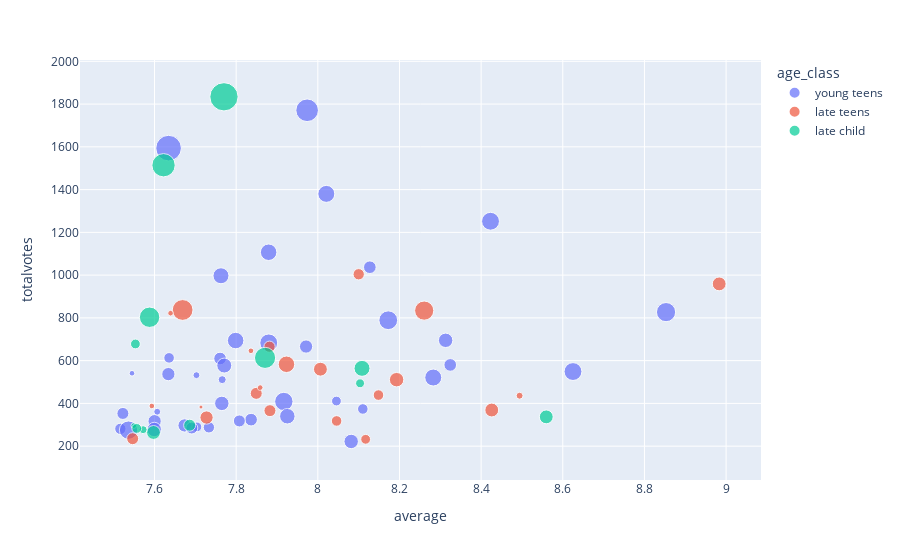

Write notebook code for a chart like this one.
### Markdown cell above
# Análise 2

### Code cell
#criando as classes de idade
for index, row in cluster_df.iterrows():
    if row['minage'] <= 6:
        cluster_df.loc[index,'age_class'] =  'early child'
    if row['minage'] >= 7:
        cluster_df.loc[index,'age_class'] =  'late child'
    if row['minage'] >= 12:
        cluster_df.loc[index,'age_class'] =  'young teens'
    if row['minage'] >= 14:
        cluster_df.loc[index,'age_class'] =  'late teens' 
        
fig = px.scatter(cluster_df, x="average", y="totalvotes", color="age_class",
                 size="boardgamehonor_cnt")
fig.show()

### Figure 1 — Plotly figure (JSON) as saved in the notebook; plotly's stock layout.template omitted (floating-point values rounded to 4 significant figures)
{"data": [{"hovertemplate": "age_class=young teens<br>average=%{x}<br>totalvotes=%{y}<br>boardgamehonor_cnt=%{marker.size}<extra></extra>", "legendgroup": "young teens", "marker": {"color": "#636efa", "size": [23, 20, 20, 13, 18, 10, 22, 10, 7, 0, 18, 13, 6, 32, 17, 11, 21, 20, 15, 16, 10, 17, 10, 14, 9, 4, 8, 13, 6, 3, 41, 11, 11, 9, 11, 13, 3, 7, 8, 2, 21, 9], "sizemode": "area", "sizeref": 0.125, "symbol": "circle"}, "mode": "markers", "name": "young teens", "orientation": "v", "showlegend": true, "type": "scatter", "x": [8.853, 8.625, 8.423, 8.313, 8.283, 8.324, 8.173, 8.127, 8.11, 8.117, 8.021, 8.082, 8.046, 7.974, 7.88, 7.971, 7.917, 7.88, 7.925, 7.763, 7.837, 7.799, 7.761, 7.771, 7.808, 7.766, 7.733, 7.765, 7.704, 7.703, 7.635, 7.674, 7.634, 7.691, 7.6, 7.599, 7.607, 7.636, 7.516, 7.545, 7.536, 7.523], "xaxis": "x", "y": [827, 549, 1252, 695, 521, 580, 789, 1037, 374, 311, 1380, 222, 411, 1771, 1107, 666, 409, 683, 340, 997, 324, 694, 610, 577, 318, 511, 288, 400, 290, 532, 1594, 297, 537, 285, 317, 278, 361, 613, 281, 541, 275, 353], "yaxis": "y"}, {"hovertemplate": "age_class=late teens<br>average=%{x}<br>totalvotes=%{y}<br>boardgamehonor_cnt=%{marker.size}<extra></extra>", "legendgroup": "late teens", "marker": {"color": "#EF553B", "size": [3, 12, 23, 7, 13, 8, 6, 12, 7, 17, 8, 9, 9, 2, 2, 12, 27, 11, 1, 2, 9, 2], "sizemode": "area", "sizeref": 0.125, "symbol": "circle"}, "mode": "markers", "name": "late teens", "orientation": "v", "showlegend": true, "type": "scatter", "x": [8.494, 8.426, 8.261, 8.149, 8.193, 8.1, 8.117, 8.006, 8.046, 7.923, 7.882, 7.883, 7.849, 7.859, 7.836, 8.983, 7.669, 7.727, 7.714, 7.639, 7.547, 7.593], "xaxis": "x", "y": [436, 369, 834, 439, 511, 1004, 232, 560, 318, 583, 665, 366, 447, 474, 646, 959, 837, 334, 383, 822, 235, 388], "yaxis": "y"}, {"hovertemplate": "age_class=late child<br>average=%{x}<br>totalvotes=%{y}<br>boardgamehonor_cnt=%{marker.size}<extra></extra>", "legendgroup": "late child", "marker": {"color": "#00cc96", "size": [16, 5, 28, 50, 9, 34, 26, 12, 6, 2, 4, 6, 12, 0], "sizemode": "area", "sizeref": 0.125, "symbol": "circle"}, "mode": "markers", "name": "late child", "orientation": "v", "showlegend": true, "type": "scatter", "x": [8.108, 8.103, 7.871, 7.77, 7.686, 7.622, 7.588, 7.598, 7.553, 7.549, 7.572, 7.556, 8.56, 7.616], "xaxis": "x", "y": [564, 494, 613, 1834, 298, 1514, 803, 264, 678, 296, 277, 283, 337, 154], "yaxis": "y"}], "layout": {"legend": {"itemsizing": "constant", "title": {"text": "age_class"}, "tracegroupgap": 0}, "margin": {"t": 60}, "xaxis": {"anchor": "y", "domain": [0, 1], "title": {"text": "average"}}, "yaxis": {"anchor": "x", "domain": [0, 1], "title": {"text": "totalvotes"}}}}
